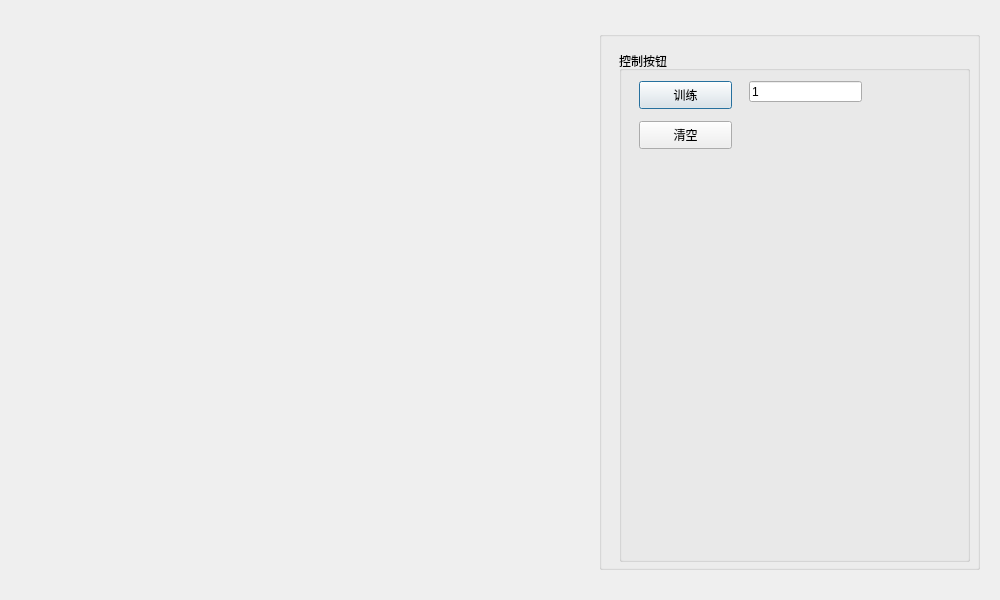
<?xml version="1.0" encoding="UTF-8"?>
<ui version="4.0">
 <class>GridWorld</class>
 <widget class="QDialog" name="GridWorld">
  <property name="geometry">
   <rect>
    <x>0</x>
    <y>0</y>
    <width>1000</width>
    <height>600</height>
   </rect>
  </property>
  <property name="sizePolicy">
   <sizepolicy hsizetype="Fixed" vsizetype="Fixed">
    <horstretch>0</horstretch>
    <verstretch>0</verstretch>
   </sizepolicy>
  </property>
  <property name="windowTitle">
   <string>GridWorld</string>
  </property>
  <widget class="QWidget" name="layoutWidget">
   <property name="geometry">
    <rect>
     <x>10</x>
     <y>20</y>
     <width>981</width>
     <height>561</height>
    </rect>
   </property>
   <layout class="QHBoxLayout" name="horizontalLayout" stretch="6,4">
    <item>
     <widget class="GridArea" name="drawArea" native="true"/>
    </item>
    <item>
     <widget class="QGroupBox" name="groupBox">
      <property name="title">
       <string/>
      </property>
      <widget class="QGroupBox" name="groupBox_2">
       <property name="geometry">
        <rect>
         <x>20</x>
         <y>20</y>
         <width>351</width>
         <height>511</height>
        </rect>
       </property>
       <property name="title">
        <string>控制按钮</string>
       </property>
       <widget class="QPushButton" name="pushButton">
        <property name="geometry">
         <rect>
          <x>20</x>
          <y>30</y>
          <width>93</width>
          <height>28</height>
         </rect>
        </property>
        <property name="text">
         <string>训练</string>
        </property>
       </widget>
       <widget class="QPushButton" name="pushButton_2">
        <property name="geometry">
         <rect>
          <x>20</x>
          <y>70</y>
          <width>93</width>
          <height>28</height>
         </rect>
        </property>
        <property name="text">
         <string>清空</string>
        </property>
       </widget>
       <widget class="QLineEdit" name="lineEdit">
        <property name="geometry">
         <rect>
          <x>130</x>
          <y>30</y>
          <width>113</width>
          <height>21</height>
         </rect>
        </property>
        <property name="text">
         <string>1</string>
        </property>
       </widget>
       <widget class="Curve" name="widget" native="true">
        <property name="geometry">
         <rect>
          <x>20</x>
          <y>200</y>
          <width>311</width>
          <height>271</height>
         </rect>
        </property>
       </widget>
      </widget>
     </widget>
    </item>
   </layout>
  </widget>
 </widget>
 <layoutdefault spacing="6" margin="11"/>
 <customwidgets>
  <customwidget>
   <class>GridArea</class>
   <extends>QWidget</extends>
   <header location="global">gridarea.h</header>
   <container>1</container>
  </customwidget>
  <customwidget>
   <class>Curve</class>
   <extends>QWidget</extends>
   <header location="global">curve.h</header>
   <container>1</container>
  </customwidget>
 </customwidgets>
 <resources/>
 <connections/>
</ui>
